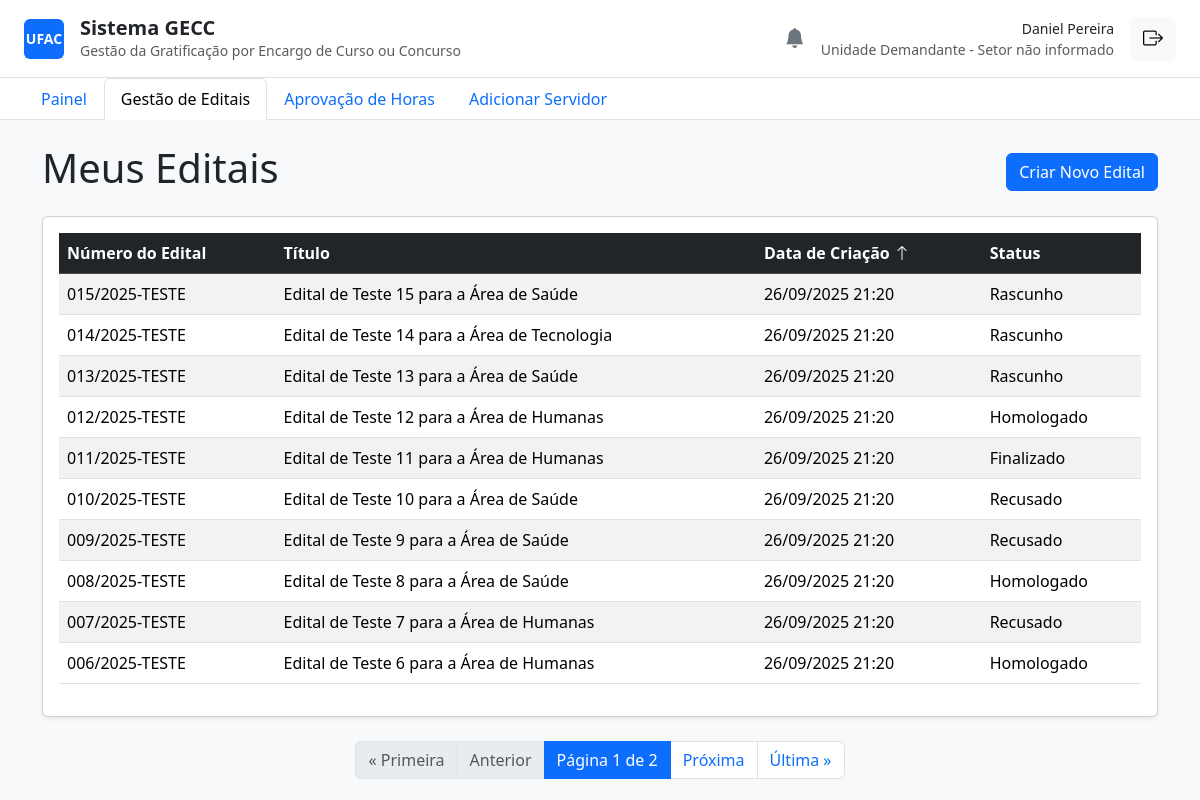
Page /editais/ (signed in) on the committed database.
### core/models.py (models this page shows, shortened)
class ServidorProfile(models.Model):
    FUNCAO_CHOICES = [
        ("Servidor", "Servidor"),
        ("Unidade Demandante", "Unidade Demandante"),
        ("PRODGEP/PROPEG", "PRODGEP/PROPEG"),
    ]
    STATUS_CHOICES = [
        ("Aguardando Homologação", "Aguardando Homologação"),
        ("Homologado", "Homologado"),
        ("Recusado", "Recusado"),
    ]
    TITULACAO_CHOICES = [
        ('Graduação', 'Graduação'),
        ('Especialização', 'Especialização'),
        ('Mestrado', 'Mestrado'),
        ('Doutorado', 'Doutorado'),
        ('Pós-Doutorado', 'Pós-Doutorado'),
    ]
    user = models.OneToOneField(User, on_delete=models.CASCADE)
    siape = models.CharField(max_length=20, unique=True, null=True, blank=True)
    cpf = models.CharField(max_length=14, unique=True, null=True, blank=True)
    setor = models.CharField(max_length=100, blank=True)
    funcao = models.CharField(max_length=30, choices=FUNCAO_CHOICES, default="Servidor")
    status = models.CharField(max_length=30, choices=STATUS_CHOICES, default="Aguardando Homologação")
    telefone = models.CharField(max_length=20, blank=True)
    limite_horas_anual = models.IntegerField(default=120)
    horas_utilizadas = models.IntegerField(default=0)
    titulacao = models.CharField(max_length=20, choices=TITULACAO_CHOICES, null=True, blank=True)
    unidade = models.ForeignKey(Unidade, on_delete=models.SET_NULL, null=True, blank=True, related_name='servidores')

class Edital(models.Model):
    STATUS_CHOICES = [
        ("Rascunho", "Rascunho"),
        ("Aguardando Homologação", "Aguardando Homologação"),
        ("Homologado", "Homologado"),
        ("Recusado", "Recusado"),
        ("Ativo", "Ativo"),
        ("Finalizado", "Finalizado"),
    ]
    numero_edital = models.CharField(max_length=50, unique=True)
    titulo = models.CharField(max_length=255)
    descricao = models.TextField(blank=True)
    unidade_demandante_nome = models.CharField(max_length=255)
    data_inicio = models.DateField()
    data_fim = models.DateField()
    status = models.CharField(max_length=30, choices=STATUS_CHOICES, default="Rascunho")
    justificativa_recusa = models.TextField(blank=True, null=True)
    valor_empenho = models.DecimalField(max_digits=12, decimal_places=2, default=0.00)
    criado_por = models.ForeignKey(User, on_delete=models.PROTECT, related_name="editais_criados")
    homologado_por = models.ForeignKey(
        User,
        on_delete=models.PROTECT,
        related_name="editais_homologados",
        null=True,
        blank=True,
    )
    created_at = models.DateTimeField(auto_now_add=True)
    updated_at = models.DateTimeField(auto_now=True)
    class Meta:
        verbose_name = "Edital"
        verbose_name_plural = "Editais"
        ordering = ["-data_inicio"]

### core/decorators.py (the view)
        def wrapper(request, *args, **kwargs):
            if not request.user.is_authenticated:
                return redirect('login')
            try:
                if request.user.servidorprofile.funcao in allowed_roles:
                    return view_func(request, *args, **kwargs)
                else:
                    return redirect('painel')
            except AttributeError:
                return redirect('painel')

### core/views.py (called while the page is built)
@login_required
@unidade_demandante_required
def listar_editais(request):
    lista_de_editais = Edital.objects.filter(criado_por=request.user)
    sort_param = request.GET.get('sort', '-created_at')
    allowed_sort_fields = ['numero_edital', 'titulo', 'created_at', 'status']
    sort_field = sort_param.lstrip('-')
    if sort_field in allowed_sort_fields:
        lista_de_editais = lista_de_editais.order_by(sort_param)
    else:
        lista_de_editais = lista_de_editais.order_by('-created_at')
    paginator = Paginator(lista_de_editais, 10)
    page_number = request.GET.get('page')
    page_obj = paginator.get_page(page_number)
    context = {
        'page_obj': page_obj,
        'current_sort': sort_param
    }
    return render(request, 'listar_editais.html', context)

### core/templates/listar_editais.html (shortened to what this page needs)
{% extends 'base.html' %}
{% block content %}
    <div class="d-flex justify-content-between align-items-center mb-3">
        <h1>Meus Editais</h1>
        <a href="{% url 'criar_edital' %}" class="btn btn-primary">Criar Novo Edital</a>
    </div>
    <div class="card shadow-sm">
        <div class="card-body">
            <table class="table table-striped table-hover">
                <thead class="table-dark">
                    <tr>
                        <th>
                            <a class="text-white text-decoration-none" href="?sort={% if current_sort == 'numero_edital' %}-numero_edital{% else %}numero_edital{% endif %}">
                                Número do Edital
                            </a>
                        </th>
                        <th>
                            <a class="text-white text-decoration-none" href="?sort={% if current_sort == 'titulo' %}-titulo{% else %}titulo{% endif %}">
                                Título
                            </a>
                        </th>
                        <th>
                            <a class="text-white text-decoration-none" href="?sort={% if current_sort == 'created_at' %}-created_at{% else %}created_at{% endif %}">
                                Data de Criação
                                {% if 'created_at' in current_sort %}
                                    <i class="bi bi-arrow-{% if current_sort|slice:":1" == '-' %}up{% else %}down{% endif %}"></i>
                                {% endif %}
                            </a>
                        </th>
                        <th>
                            <a class="text-white text-decoration-none" href="?sort={% if current_sort == 'status' %}-status{% else %}status{% endif %}">
                                Status
                            </a>
                        </th>
                    </tr>
                </thead>
                <tbody>
                    {% for edital in page_obj %}
                    <tr data-href="{% url 'detalhes_edital' pk=edital.pk %}">
                        <td>{{ edital.numero_edital }}</td>
                        <td>{{ edital.titulo }}</td>
                        <td>{{ edital.created_at|date:"d/m/Y H:i" }}</td>
                        <td>{{ edital.status }}</td>
                    </tr>
                    {% empty %}
                    <tr>
                        <td colspan="4" class="text-center">Você ainda não criou nenhum edital.</td>
                    </tr>
                    {% endfor %}
                </tbody>
            </table>
        </div>
    </div>
    <nav aria-label="Navegação de página" class="mt-4">
        <ul class="pagination justify-content-center">
            {% if page_obj.has_previous %}
                <li class="page-item"><a class="page-link" href="?page=1">&laquo; Primeira</a></li>
                <li class="page-item"><a class="page-link" href="?page={{ page_obj.previous_page_number }}">Anterior</a></li>
            {% else %}
                <li class="page-item disabled"><span class="page-link">&laquo; Primeira</span></li>
                <li class="page-item disabled"><span class="page-link">Anterior</span></li>
            {% endif %}
            <li class="page-item active" aria-current="page">
                <span class="page-link">Página {{ page_obj.number }} de {{ page_obj.paginator.num_pages }}</span>
            </li>
            {% if page_obj.has_next %}
                <li class="page-item"><a class="page-link" href="?page={{ page_obj.next_page_number }}">Próxima</a></li>
                <li class="page-item"><a class="page-link" href="?page={{ page_obj.paginator.num_pages }}">Última &raquo;</a></li>
            {% else %}
                <li class="page-item disabled"><span class="page-link">Próxima</span></li>
                <li class="page-item disabled"><span class="page-link">Última &raquo;</span></li>
            {% endif %}
        </ul>
    </nav>
{% endblock %}

### core/templates/base.html (shortened to what this page needs)
<!DOCTYPE html>
<html lang="pt-br">
<head>
    <link href="https://cdn.jsdelivr.net/npm/bootstrap@5.3.3/dist/css/bootstrap.min.css" rel="stylesheet">
    <link rel="stylesheet" href="https://cdn.jsdelivr.net/npm/bootstrap-icons@1.11.3/font/bootstrap-icons.min.css">
</head>
<body class="bg-light">
    {% block header %}
    <header class="bg-white border-bottom px-4 py-3">
        <div class="d-flex justify-content-between align-items-center">
            <div class="d-flex align-items-center">
                <div class="bg-primary rounded d-flex align-items-center justify-content-center me-3" style="width: 40px; height: 40px;">
                    <span class="text-white fw-bold small">UFAC</span>
                </div>
                <div>
                    <h1 class="h5 mb-0 fw-semibold">Sistema GECC</h1>
                    <p class="small text-muted mb-0">Gestão da Gratificação por Encargo de Curso ou Concurso</p>
                </div>
            </div>
            <div class="d-flex align-items-center">
                {% if user.is_authenticated %}
                    <div class="dropdown me-3">
                        <a href="#" class="text-secondary position-relative" id="notificationDropdown" data-bs-toggle="dropdown" aria-expanded="false">
                            <i class="bi bi-bell-fill fs-5"></i>
                        </a>
                    </div>
                    <div class="text-end me-3">
                        <a href="{% url 'meu_perfil' %}" class="text-decoration-none">
                            <p class="mb-0 fw-medium small text-dark">{{ user.get_full_name|default:user.username }}</p>
                        </a>
                        <p class="small text-muted mb-0">
                            {{ user.servidorprofile.funcao }} - {{ user.servidorprofile.setor|default:"Setor não informado" }}
                        </p>
                    </div>
                    <form action="{% url 'logout' %}" method="post">
                        <button type="submit" class="btn btn-light" title="Sair">
                            <i class="bi bi-box-arrow-right fs-5"></i>
                        </button>
                    </form>
                {% endif %}
            </div>
        </div>
    </header>
    {% endblock header %}
    {% block navigation %}
    {% if user.is_authenticated %}
        <nav class="bg-white border-bottom px-4">
            <ul class="nav nav-tabs border-0">
                <li class="nav-item">
                    <a class="nav-link {% if request.resolver_match.url_name == 'painel' %}active{% endif %}" href="{% url 'painel' %}">Painel</a>
                </li>
                {% if user.servidorprofile.funcao == 'Unidade Demandante' %}
                    <li class="nav-item">
                        <a class="nav-link {% if 'editais' in request.path %}active{% endif %}" href="{% url 'listar_editais' %}">Gestão de Editais</a>
                    </li>
                    <li class="nav-item">
                        <a class="nav-link {% if 'horas/aprovar' in request.path %}active{% endif %}" href="{% url 'aprovar_horas' %}">Aprovação de Horas</a>
                    </li>
                    <li class="nav-item">
                        <a class="nav-link {% if 'servidores/adicionar' in request.path %}active{% endif %}" href="{% url 'adicionar_servidor' %}">Adicionar Servidor</a>
                    </li>
                {% endif %}
            </ul>
        </nav>
    {% endif %}
    {% endblock navigation %}
    <main class="container my-4">
{% block content %}{% endblock %}
    </main>
</body>
</html>

### rows in the picture
Edital: numero_edital "015/2025-TESTE", titulo "Edital de Teste 15 para a Área de Saúde", created_at "26/09/2025 21:20", status "Rascunho"
Edital: numero_edital "014/2025-TESTE", titulo "Edital de Teste 14 para a Área de Tecnologia", created_at "26/09/2025 21:20", status "Rascunho"
Edital: numero_edital "013/2025-TESTE", titulo "Edital de Teste 13 para a Área de Saúde", created_at "26/09/2025 21:20", status "Rascunho"
Edital: numero_edital "012/2025-TESTE", titulo "Edital de Teste 12 para a Área de Humanas", created_at "26/09/2025 21:20", status "Homologado"
Edital: numero_edital "011/2025-TESTE", titulo "Edital de Teste 11 para a Área de Humanas", created_at "26/09/2025 21:20", status "Finalizado"
Edital: numero_edital "010/2025-TESTE", titulo "Edital de Teste 10 para a Área de Saúde", created_at "26/09/2025 21:20", status "Recusado"
Edital: numero_edital "009/2025-TESTE", titulo "Edital de Teste 9 para a Área de Saúde", created_at "26/09/2025 21:20", status "Recusado"
Edital: numero_edital "008/2025-TESTE", titulo "Edital de Teste 8 para a Área de Saúde", created_at "26/09/2025 21:20", status "Homologado"
Edital: numero_edital "007/2025-TESTE", titulo "Edital de Teste 7 para a Área de Humanas", created_at "26/09/2025 21:20", status "Recusado"
Edital: numero_edital "006/2025-TESTE", titulo "Edital de Teste 6 para a Área de Humanas", created_at "26/09/2025 21:20", status "Homologado"

### other values in the picture
{{ user.get_full_name|default:user.username }} "Daniel Pereira"
{{ user.servidorprofile.funcao }} "Unidade Demandante"
{{ user.servidorprofile.setor|default:"Setor não informado" }} "Setor não informado"
{{ page_obj.number }} "1"
{{ page_obj.paginator.num_pages }} "2"
